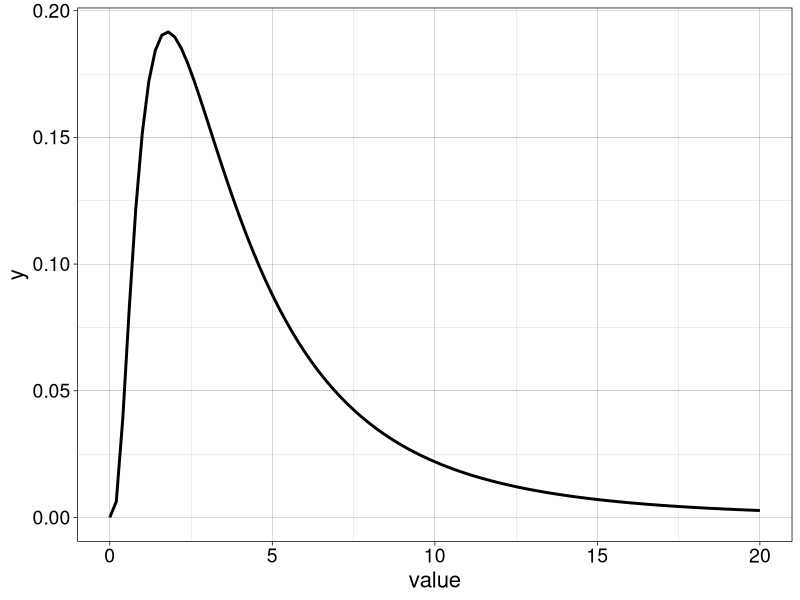
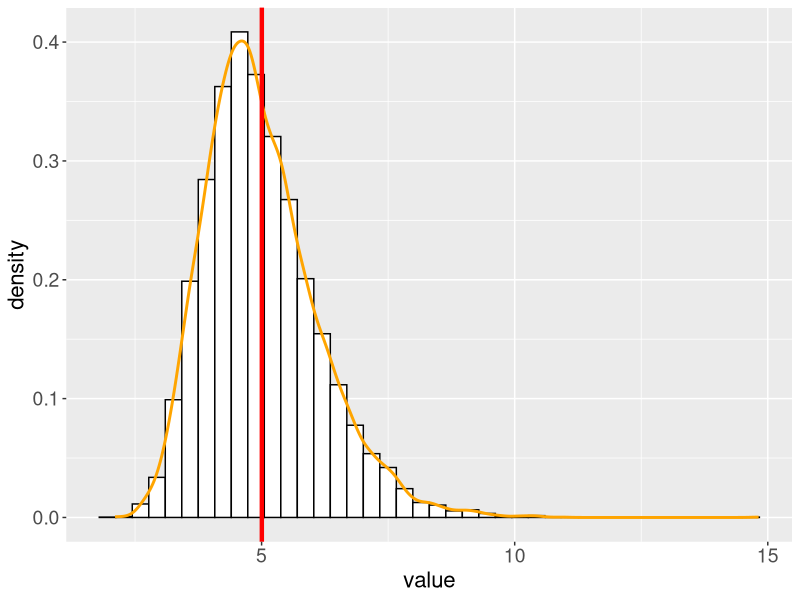

Reproduce these figures in R, in order.
## ---- chunk 1
# dependencies
library(ggplot2)
library(tibble)
## ---- chunk 2
sessionInfo()
## ---- chunk 3

## ---- chunk 4

## ---- chunk 5

## ---- chunk 6
m <- 5
s <- 5
location <- log(m^2 / sqrt(s^2 + m^2))
shape <- sqrt(log(1 + (s^2 / m^2)))
x <- seq(0, 20, .05)
ggplot(as_tibble(x), aes(value)) +
  theme_linedraw() +
  stat_function(fun = dlnorm, args = list(meanlog = location, sdlog = shape), size = 1) +
  theme(axis.title = element_text(size = 16),
        axis.text = element_text(size = 14))
## ---- chunk 7
set.seed(777)
m <- 5
s <- 5
location <- log(m^2 / sqrt(s^2 + m^2))
shape <- sqrt(log(1 + (s^2 / m^2)))

# population mean?
lnorm.pop.m <- mean(rlnorm(1000000, meanlog = location, sdlog = shape))

n <- 20
nsamp <- 10000
# nsamp experiments in one go + compute mean for each one:
dist.samp <- apply(matrix(rlnorm(n*nsamp, meanlog = location, sdlog = shape), nrow = nsamp), 1, mean)

v <- as_tibble(dist.samp) 
ggplot(v, aes(x = value)) +
        geom_histogram(aes(y = ..density..), 
                       bins = 40,  colour = "black", fill = "white") +
        geom_line(aes(y = ..density..), stat = 'density', size = 1, colour = "orange1") +  
  geom_vline(xintercept = lnorm.pop.m, size = 1.5, colour = "red") + 
  theme(legend.position = "none",
        axis.title = element_text(size = 16),
        axis.text = element_text(size = 14),
        legend.text = element_text(size = 12),
      legend.title = element_text(size = 14)
       )
